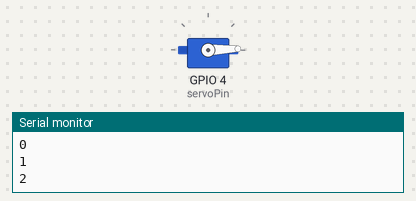
Simulated run of this sketch. Board: ESP32. Shown: servo, the last lines printed to the serial monitor.

Above: at 0.05 s.
At 1.75 s:
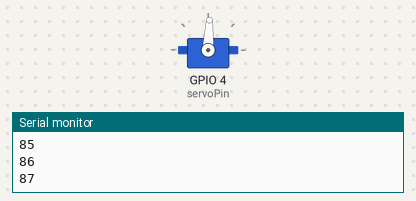
At 3.45 s:
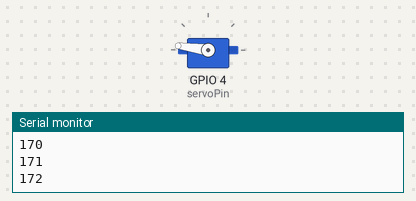
At 6.9 s:
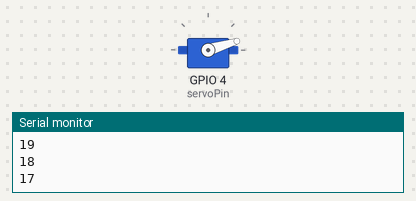
Timing chart, 0 to 9.4 s (numbered marks = the images above):
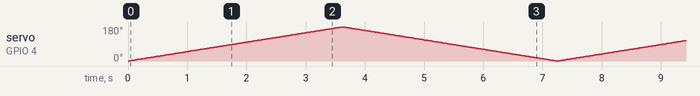

The sketch:

espSERVO.ino
```cpp
#include <Servo.h>

static const int servoPin = 4;

Servo servo1;

void setup() {
    Serial.begin(115200);
    servo1.attach(servoPin);
}

void loop() {
    for(int posDegrees = 0; posDegrees <= 180; posDegrees++) {
        servo1.write(posDegrees);
        Serial.println(posDegrees);
        delay(20);
    }

    for(int posDegrees = 180; posDegrees >= 0; posDegrees--) {
        servo1.write(posDegrees);
        Serial.println(posDegrees);
        delay(20);
    }
}
```
